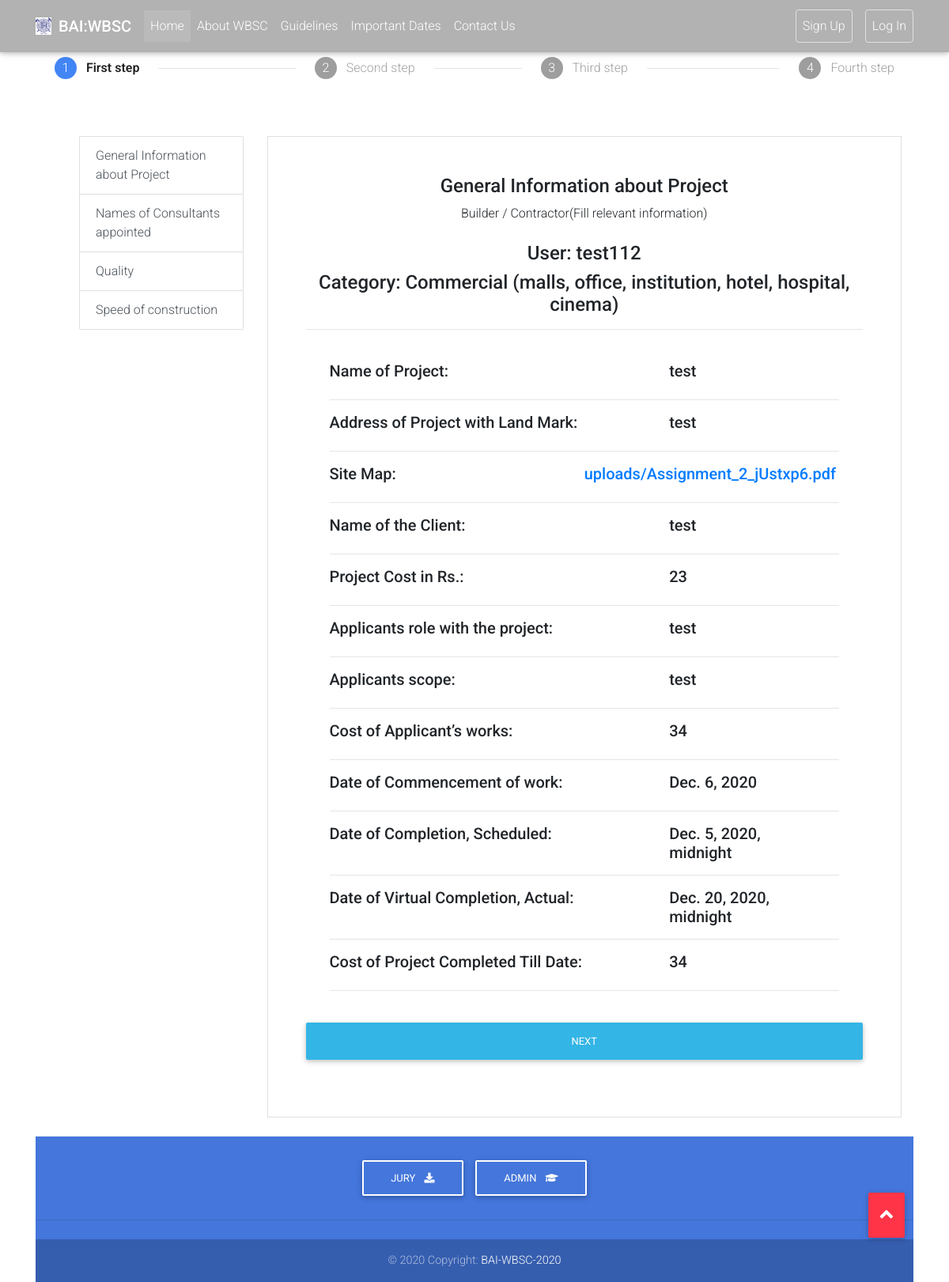
/BAI_app_v2/viewForm1_1/test112/4, run on an earlier commit of the app's database.
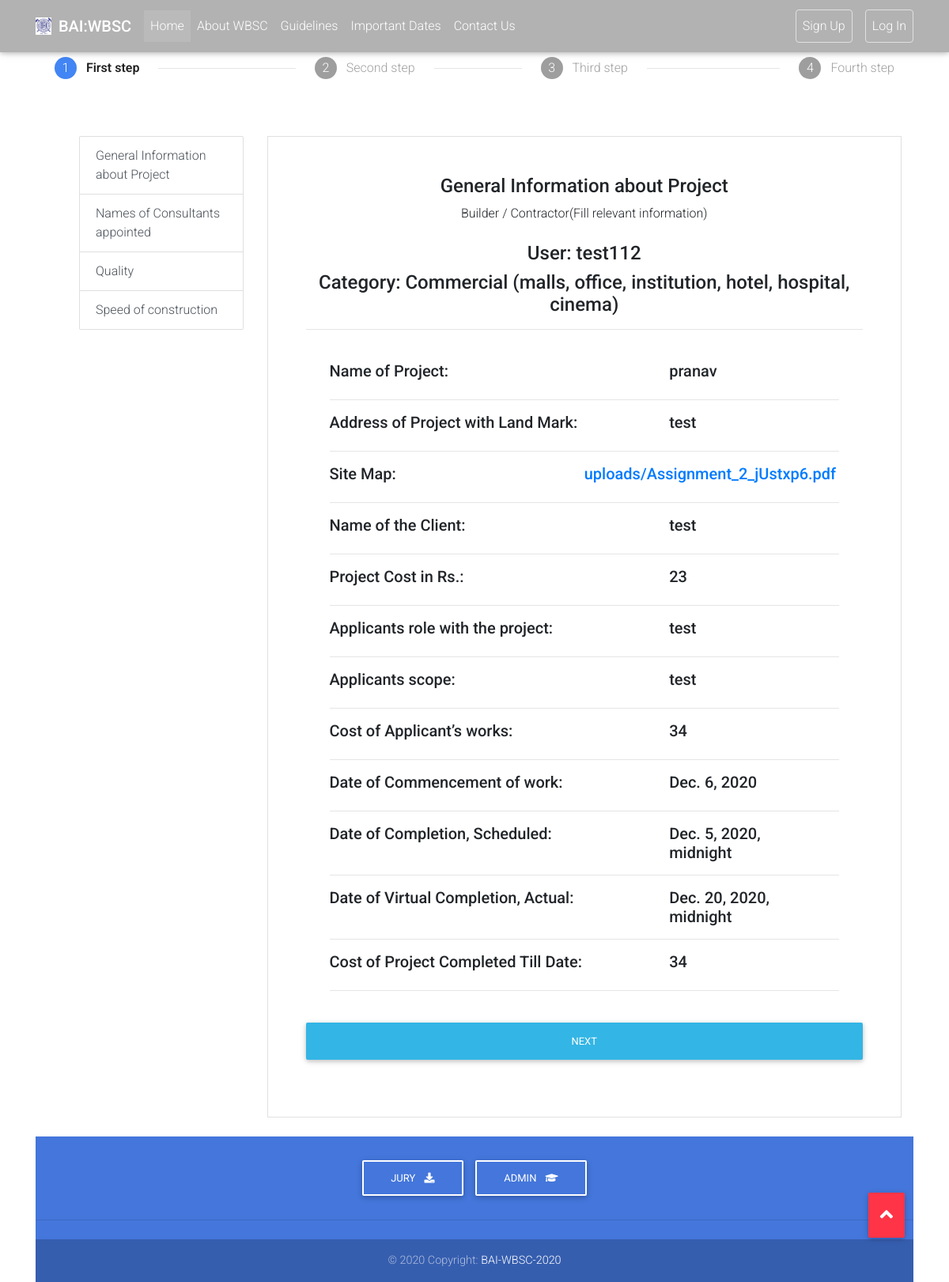
And on a later commit of the database.
### BAI_app_v2/models.py (models this page shows, shortened)
class Project_info(models.Model):
    users_name = models.CharField(max_length=20, blank=True)
    project_name = models.TextField(max_length=200,blank=False)
    project_address=models.TextField(max_length=200,blank=False)
    site_map=models.FileField(upload_to="uploads/",blank=True)
    client_name=models.TextField(max_length=200,blank=False)
    project_cost=models.IntegerField(blank=False)
    applicant_role=models.TextField(max_length=200,blank=False)
    applicant_scope=models.TextField(max_length=200,blank=False)
    applicantWork_cost=models.IntegerField(blank=False)
    commencement_date=models.DateTimeField(blank=False)
    sched_completion_date=models.DateTimeField(blank=False)
    act_completion_date=models.DateTimeField(blank=False)
    proj_cost_tilldate=models.IntegerField(blank=False)
    category_latest = models.CharField(max_length=70, blank=True)

### BAI_app_v2/views.py (the view)
# urls.py: path('viewForm1_1/<user>/<int:cat_id>',views.viewForm1_1,name="viewForm1_1"),
def viewForm1_1(request,user,cat_id):
    category = cat[cat_id]
    q = Project_info.objects.get(users_name=user,category_latest=category)
    return render(request,'BAI_app_v2/viewForm1_1.html',{"Project_info":q,"cat_id":cat_id})

### BAI_app_v2/templates/BAI_app_v2/viewForm1_1.html (shortened to what the changed rows need)
{% extends "BAI_app_v2/base.html" %}
{% block body_block %}
{% load static %}
    <div class="container ">
      <div class="container">
        <div class="mt-2">
          <div class="row">
            <div class="col-9">
              <div id="list-item-1">
                <form class="border border-light p-5" action="{% url 'BAI_app_v2:viewForm1_2' Project_info.users_name cat_id %}">
                  <p class="h4 text-center">General Information about Project</p>
                  <p class="mb-4 text-center">Builder / Contractor(Fill relevant information)</p>
                  <p class="h4 text-center">User: {{Project_info.users_name}}</p>
                  <p class="h4 mb-2 text-center">Category: {{Project_info.category_latest}}</p>
                  <hr>
                  <div class="container flex-center flex-column">
                      <div class="col-sm">
                          <br>
                          <div class="row" style="width:100%">
                              <div class="col-sm-4">
                                  <p class="h5">{{Project_info.project_name}}</p>
                              </div>
                          </div>
                          <div class="row" style="width:100%">
                              <div class="col-sm-4">
                                <p class="h5">{{Project_info.project_address}}</p>
                              </div>
                          </div>
                          <div class="row" style="width:100%">
                              <div class="col-sm-6">
                                <p class="h5"><a href="{{Project_info.site_map}}">{{Project_info.site_map}}</a></p>
                              </div>
                          </div>
                          <div class="row" style="width:100%">
                              <div class="col-sm-4">
                                <p class="h5">{{Project_info.client_name}}</p>
                              </div>
                          </div>
                          <div class="row" style="width:100%">
                              <div class="col-sm-4">
                                <p class="h5">{{Project_info.project_cost}}</p>
                              </div>
                          </div>
                          <div class="row" style="width:100%">
                              <div class="col-sm-4">
                                <p class="h5">{{Project_info.applicant_role}}</p>
                              </div>
                          </div>
                          <div class="row" style="width:100%">
                              <div class="col-sm-4">
                                <p class="h5">{{Project_info.applicant_scope}}</p>
                              </div>
                          </div>
                          <div class="row" style="width:100%">
                              <div class="col-sm-4">
                                <p class="h5">{{Project_info.applicantWork_cost}}</p>
                              </div>
                          </div>
                          <div class="row" style="width:100%">
                              <div class="col-sm-4">
                                <p class="h5">{{Project_info.commencement_date.date}}</p>
                              </div>
                          </div>
                          <div class="row" style="width:100%">
                              <div class="col-sm-4">
                                <p class="h5">{{Project_info.sched_completion_date}}</p>
                              </div>
                          </div>
                          <div class="row" style="width:100%">
                              <div class="col-sm-4">
                                <p class="h5">{{Project_info.act_completion_date}}</p>
                              </div>
                          </div>
                          <div class="row" style="width:100%">
                              <div class="col-sm-4">
                                <p class="h5">{{Project_info.proj_cost_tilldate}}</p>
                              </div>
                          </div>
                      </div>
                  </div>
                    <button class="btn btn-info my-4 btn-block" type="submit">Next</button>
                </form>
              </div>
            </div>
          </div>
        </div>
      </div>
{% endblock %}

What changed in the data, as far as the page shows it:
changed Project_info "test112": project_name "test" → "pranav"
